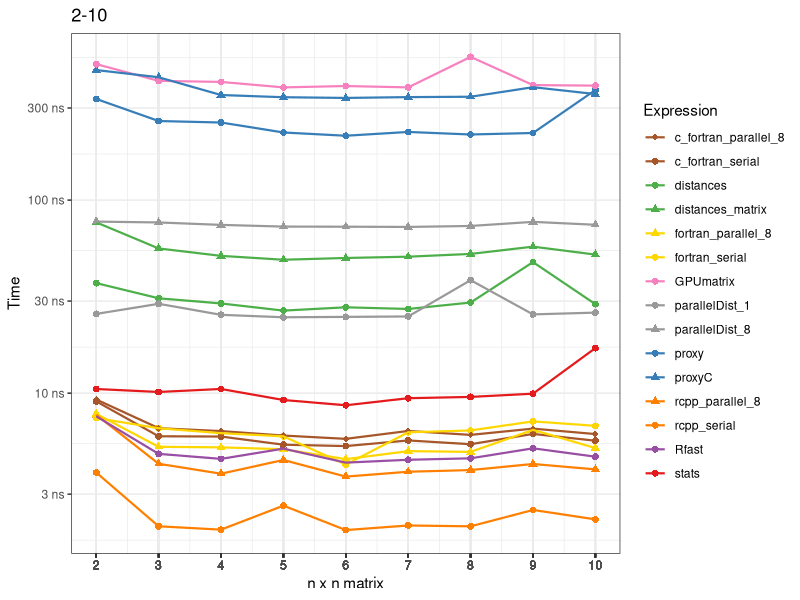

Write the R code that produced this figure. (Note: this script raises an error after producing the figure.)
library(ggplot2)
library(tidyverse)
library(RColorBrewer)
library(ggpubr)
rm(list = ls())

distance_timings <- readr::read_csv("data/distance_timings.csv")

# Define a dataframe for function groups for plotting
variable_groups <- data.frame(
  expression = c(
    "stats", "proxy", "proxyC", "distances", "distances_matrix",
    "Rfast", "rcpp_serial", "rcpp_parallel_8", "fortran_serial",
    "fortran_parallel_8", "c_fortran_serial",
    "c_fortran_parallel_1", "c_fortran_parallel_8",
    "GPUmatrix", "parallelDist_1", "parallelDist_8"),
  family = c(
    "base", "proxy", "proxy", "distances", "distances",
    "Rfast", "Rcpp", "Rcpp", "Fortran",
    "Fortran", "c_Fortran", "c_Fortran", "c_Fortran",
    "GPUmatrix", "parallelDist", "parallelDist")
)

# generate a color palette from RColorBrewer Paired
num_families <- length(unique(variable_groups$family))
palette <- c(
  "#E41A1C", "#377EB8", "#4DAF4A",
  "#984EA3", "#FF7F00", "#FFD700",
  "#A65628", "#F781BF", "#999999")

# map colors to families 
family_colors <- setNames(palette, unique(variable_groups$family))
expression_colors <- family_colors[variable_groups$family]
expression_colors <- setNames(expression_colors, variable_groups$expression)

# map shapes to expression within a family
expressions <- unique(variable_groups$expression)
num_expressions <- length(expressions)
shapes <- c(16, 16, 17, 16, 17, 16, 16, 17, 16, 17, 16, 17, 18, 16, 16, 17)
shape_mapping <- setNames(shapes, expressions)

# plot distance benchmarks
p1_data <- filter(distance_timings, run == "2_10")

p1 <- p1_data %>%
  mutate(median_ns = median * 1000000, sd_ns = sd * 1000000) %>%
  ggplot(aes(x = n_vectors, y = median_ns, color = expression, shape = expression)) +
  geom_point(size = 2) +
  geom_line(aes(group = expression), size = 0.75) +
  scale_color_manual(values = expression_colors) +
  scale_shape_manual(values = shape_mapping) +
  scale_y_log10(labels = scales::label_number(suffix = " ns")) +
  scale_x_continuous(breaks = p1_data$n_vectors) +
  xlab("n x n matrix") + ylab("Time") +
  labs(color = "Expression", shape = "Expression", title = "2-10") +
  theme_bw()

# save to file
ggsave("outputs/figures/distance_2-10.png", p1, width = 20, height = 12, units = "cm")

#
p2_data <- filter(distance_timings, run == "10_100")

p2 <- p2_data %>%
  mutate(median_ns = median * 1000000, sd_ns = sd * 1000000) %>%
  ggplot(aes(x = n_vectors, y = median_ns, color = expression, shape = expression)) +
  geom_point(size = 2) +
  geom_line(aes(group = expression), size = 0.75) +
  scale_color_manual(values = expression_colors) +
  scale_shape_manual(values = shape_mapping) +
  scale_y_log10(labels = scales::label_number(suffix = " ns")) +
  scale_x_continuous(breaks = p2_data$n_vectors) +
  xlab("n x n matrix") + ylab("Time") +
  labs(color = "Expression", shape = "Expression", title = "10-100") +
  theme_bw()
# save to file
ggsave("outputs/figures/distance_10-100.png", p2, width = 20, height = 12, units = "cm")

#
p3_data <- filter(distance_timings, run == "100_1000")

p3 <- p3_data %>%
  mutate(median_ms = median * 1000, sd_ms = sd * 1000) %>%
  ggplot(aes(x = n_vectors, y = median_ms, color = expression, shape = expression)) +
  geom_point(size = 2) +
  geom_line(aes(group = expression), size = 0.75) +
  scale_color_manual(values = expression_colors) +
  scale_shape_manual(values = shape_mapping) +
  scale_y_log10(labels = scales::label_number(suffix = " ms")) +
  scale_x_continuous(breaks = p3_data$n_vectors) +
  xlab("n x n matrix") + ylab("Time") +
  labs(color = "Expression", shape = "Expression", title = "100-1000") +
  theme_bw()
# save to file
ggsave("outputs/figures/distance_100-1000.png", p3, width = 20, height = 12, units = "cm")

p4_data <- filter(distance_timings, run == "1000_10000")
p4 <- p4_data %>%
  ggplot(aes(x = n_vectors, y = median, color = expression, shape = expression)) +
  geom_point(size = 2) +
  geom_line(aes(group = expression), size = 0.75) +
  scale_color_manual(values = expression_colors) +
  scale_shape_manual(values = shape_mapping) +
  scale_y_log10(labels = scales::label_number(suffix = " s")) +
  scale_x_continuous(breaks = p4_data$n_vectors) +
  xlab("n x n matrix") + ylab("Time") +
  labs(color = "Expression", shape = "Expression", title = "1k-10k") +
  theme_bw()
# save to file
ggsave("outputs/figures/distance_1000-10000.png", p4, width = 20, height = 12, units = "cm")

#

# combine into a single plot
shared_legend <- ggpubr::get_legend(p1)

# remove legend from individual plots
p1a <- p1 + theme(legend.position = "none")
p2a <- p2 + theme(legend.position = "none")
p3a <- p3 + theme(legend.position = "none")
p4a <- p4 + theme(legend.position = "none")

# combine plots
g1 <- ggarrange(
  p1a, p2a, p3a, p4a, 
  ncol=2, nrow=2, 
  common.legend = TRUE, legend="right", 
  legend.grob = shared_legend)
ggsave("outputs/figures/distance_combined.png", g1, width = 30, height = 16, units = "cm")

# Order expressions by median time in a tile plot
p5_list <- list(p1_data, p2_data, p3_data, p4_data)
names(p5_list) <- c("2-10", "10-100", "100-1000", "1000-10000")
p5_data <- p5_list %>%
  lapply(function(.x){
    .x %>% 
      group_by(expression) %>%
      summarize(mean = mean(median)) 
  }) %>% bind_rows(.id = "range") %>%
  mutate(mean_label = case_when(
    range == "2-10" ~ paste0(signif(mean * 1000000, 2), "ns"),
    range == "10-100" ~ paste0(signif(mean * 1000000, 2), "ns"),
    range == "100-1000" ~ paste0(signif(mean * 1000, 2), "ms"),
    range == "1000-10000" ~ paste0(signif(mean, 2), "s"
  ))) %>%
  group_by(range) %>%
  mutate(Rank = row_number(mean))

# define average speed order
p5_order <- p5_data %>%
  group_by(expression) %>%
  summarize(mean = mean(Rank), .groups = 'drop') %>%
  arrange(mean) %>%
  mutate(expression = as.character(expression)) %>%
  pull(expression)

# tile plot average
p5 <- p5_data %>%
  mutate(range = factor(range, levels = c("2-10", "10-100", "100-1000", "1000-10000"))) %>%
  mutate(expression = factor(expression, levels = p5_order)) %>%
  ggplot(aes(y = expression, x = range, fill = Rank)) +
  geom_tile(color = "black", size = 0.5) +
  geom_text(aes(label = mean_label), size = 3, alpha = 1) +
  scale_fill_viridis_c(
    direction = -1, begin = 0.15, end = 1,
    guide = guide_colorbar(reverse = TRUE, ticks = TRUE)) +
  theme_bw() +
  labs(title = "Average Time") +
  xlab("n x n matrixs") + ylab("") +
  theme(panel.grid.major = element_blank(),
        panel.grid.minor = element_blank(),
        panel.background = element_rect(fill = "white", colour = NA))

# save to file
ggsave("outputs/figures/distance_tile.png", p5, width = 20, height = 12, units = "cm")

